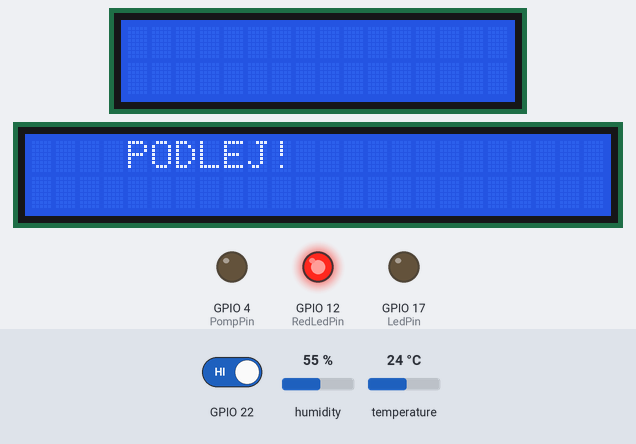
The program below on a simulated Raspberry Pi (BCM pin numbers). Parts: 16×2 character LCD, 24×2 character LCD, output pins drawn as LEDs (lit = HIGH). The inputs (shaded band) are chosen by the test bench; at power-on: GPIO 22 HIGH, humidity 55 %, temperature 24 °C. Pins used as bus, display or sensor lines are not drawn.

Above: at 1.2 s.
1.3 s: GPIO 22 driven LOW
At 7.2 s:
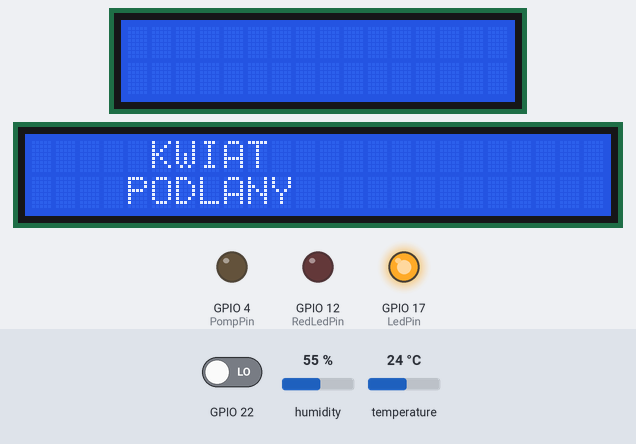
15.1 s: GPIO 22 driven HIGH
At 21.0 s:
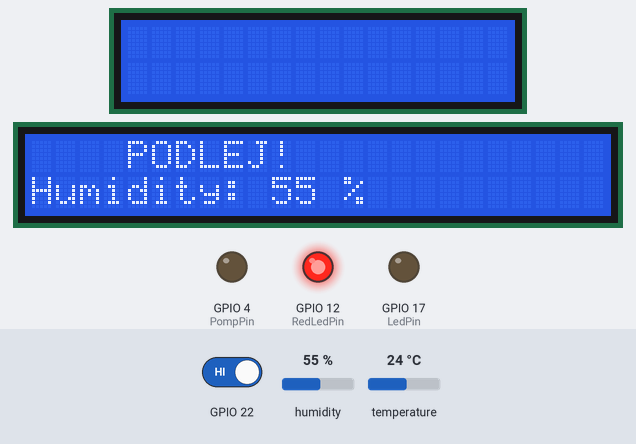
28.8 s: humidity set to 22 %
At 32.2 s:
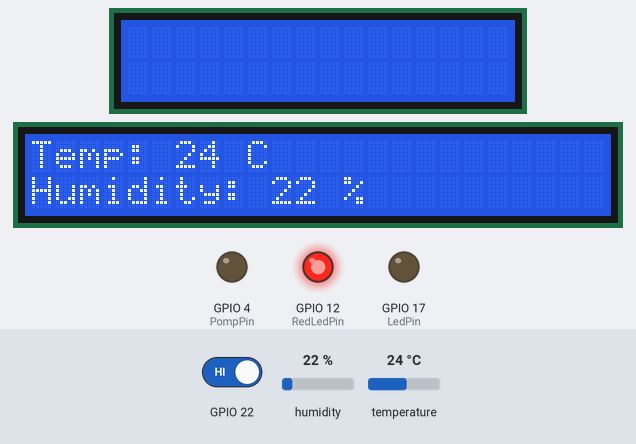
35.6 s: temperature set to 12 °C
At 38.9 s:
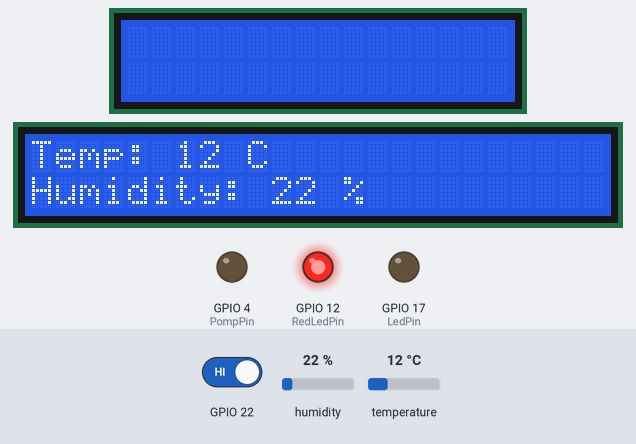
42.4 s: humidity set to 40 %
At 45.7 s:
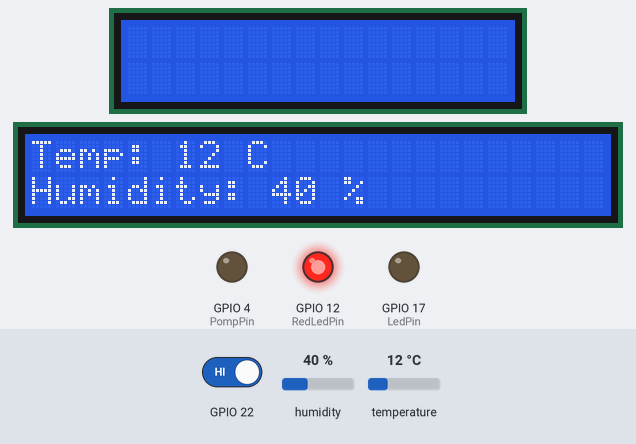
49.2 s: temperature set to 19 °C
At 52.5 s:
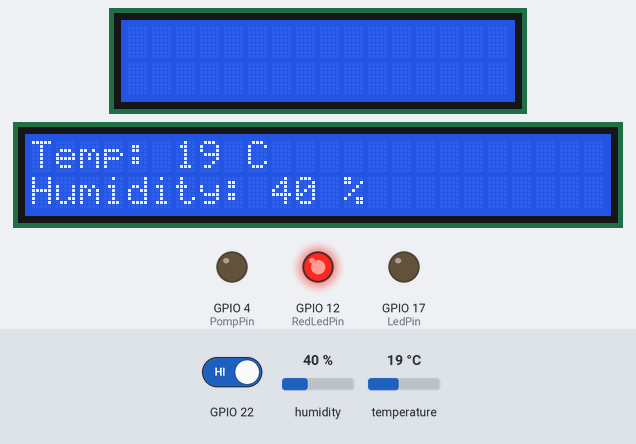
Timing chart, 0 to 54.0 s (numbered marks = the images above; inputs shaded):
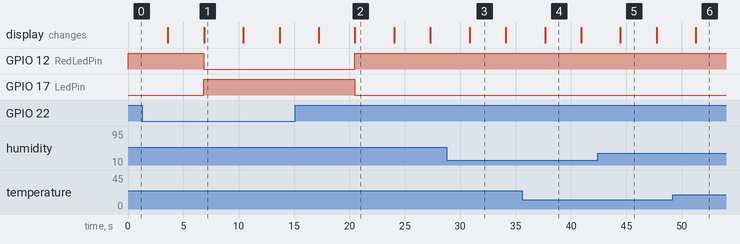

Measured:
- after the input at 1.3 s, GPIO 12 (RedLedPin): HIGH → LOW after 5.5 s; GPIO 17 (LedPin): LOW → HIGH after 5.5 s; the display: first differs from a run without the input after 5.6 s (image 1)
- after the input at 15.1 s, GPIO 12 (RedLedPin): LOW → HIGH after 5.4 s; GPIO 17 (LedPin): HIGH → LOW after 5.4 s; the display: first differs from a run without the input after 5.4 s (image 2)
- after the input at 28.8 s, the display: changes after 2.1 s (image 3)
- after the input at 35.6 s, the display: changes after 2.1 s (image 4)
- after the input at 42.4 s, the display: changes after 2.1 s (image 5)
- after the input at 49.2 s, the display: changes after 2.1 s (image 6)
- what the display in image 1 shows lasts 3.5 s, from 6.9 s to 10.4 s

The program:

system.py
```python
import time
import RPi.GPIO as GPIO
import Adafruit_CharLCD as LCD
import Adafruit_DHT

LedPin = 17
RedLedPin = 12
PompPin = 4

LCD_RS = 7
LCD_E = 8
LCD_D4 = 25
LCD_D5 = 24
LCD_D6 = 23
LCD_D7 = 18

LCD_WIDTH = 24
LCD_CHR = True
LCD_CMD = False

LCD_LINE_1 = 0x80
LCD_LINE_2 = 0xC0

E_PULSE = 0.00005
E_DELAY = 0.00005

lcd_columns = 16
lcd_rows = 2

sensor = Adafruit_DHT.DHT11
sensorPin = 5

lcd = LCD.Adafruit_CharLCD(LCD_RS, LCD_E, LCD_D4, LCD_D5, LCD_D6, LCD_D7, lcd_columns, lcd_rows)


def main():
    GPIO.setmode(GPIO.BCM)
    GPIO.setup(22, GPIO.IN)
    GPIO.setup(LedPin, GPIO.OUT)
    GPIO.setup(RedLedPin, GPIO.OUT)
    GPIO.setup(PompPin, GPIO.OUT)
    GPIO.output(LedPin, GPIO.LOW)
    GPIO.output(RedLedPin, GPIO.LOW)
    GPIO.output(PompPin, GPIO.LOW)
    GPIO.setup(LCD_E, GPIO.OUT)
    GPIO.setup(LCD_RS, GPIO.OUT)
    GPIO.setup(LCD_D4, GPIO.OUT)
    GPIO.setup(LCD_D5, GPIO.OUT)
    GPIO.setup(LCD_D6, GPIO.OUT)
    GPIO.setup(LCD_D7, GPIO.OUT)
    lcd_init()
    try:
        while True:
            if (GPIO.input(22)) == 0:
                GPIO.output(LedPin, GPIO.HIGH)
                GPIO.output(RedLedPin, GPIO.LOW)
                lcd_byte(LCD_LINE_1, LCD_CMD)
                lcd_string("     KWIAT      ")
                lcd_byte(LCD_LINE_2, LCD_CMD)
                lcd_string("    PODLANY     ")
                time.sleep(3.0)
                lcd.clear()
                #GPIO.output(PompPin, GPIO.LOW)
                humidity, temperature = Adafruit_DHT.read_retry(sensor, sensorPin)
                lcd_byte(LCD_LINE_1, LCD_CMD)
                lcd_string("Temp: %d C" % temperature)
                lcd_byte(LCD_LINE_2, LCD_CMD)
                lcd_string("Humidity: %d %%" % humidity)
                time.sleep(3.0)
                lcd.clear()
                time.sleep(0.25)
            elif (GPIO.input(22)) == 1:
                GPIO.output(LedPin, GPIO.LOW)
                GPIO.output(RedLedPin, GPIO.HIGH)
                lcd_byte(LCD_LINE_1, LCD_CMD)
                lcd_string("    PODLEJ!    ")
                time.sleep(3.0)
                lcd.clear()
                #GPIO.output(PompPin, GPIO.HIGH)
                humidity, temperature = Adafruit_DHT.read_retry(sensor, sensorPin)
                lcd_byte(LCD_LINE_1, LCD_CMD)
                lcd_string("Temp: %d C" % temperature)
                lcd_byte(LCD_LINE_2, LCD_CMD)
                lcd_string("Humidity: %d %%" % humidity)
                time.sleep(3.0)
                lcd.clear()
                time.sleep(0.25)

        # time.sleep(0.25)
    finally:
        GPIO.cleanup()

def lcd_init():
        lcd_byte(0x33, LCD_CMD)
        lcd_byte(0x32, LCD_CMD)
        lcd_byte(0x28, LCD_CMD)
        lcd_byte(0x0C, LCD_CMD)
        lcd_byte(0x06, LCD_CMD)
        lcd_byte(0x01, LCD_CMD)

def lcd_string(message):
    message = message.ljust(LCD_WIDTH, " ")

    for i in range(LCD_WIDTH):
        lcd_byte(ord(message[i]), LCD_CHR)

def lcd_byte(bits, mode):
        GPIO.output(LCD_RS, mode)

        # High bits
        GPIO.output(LCD_D4, False)
        GPIO.output(LCD_D5, False)
        GPIO.output(LCD_D6, False)
        GPIO.output(LCD_D7, False)
        if bits & 0x10 == 0x10:
            GPIO.output(LCD_D4, True)
        if bits & 0x20 == 0x20:
            GPIO.output(LCD_D5, True)
        if bits & 0x40 == 0x40:
            GPIO.output(LCD_D6, True)
        if bits & 0x80 == 0x80:
            GPIO.output(LCD_D7, True)

        time.sleep(E_DELAY)
        GPIO.output(LCD_E, True)
        time.sleep(E_PULSE)
        GPIO.output(LCD_E, False)
        time.sleep(E_DELAY)

        GPIO.output(LCD_D4, False)
        GPIO.output(LCD_D5, False)
        GPIO.output(LCD_D6, False)
        GPIO.output(LCD_D7, False)
        if bits&0x01==0x01:
                GPIO.output(LCD_D4, True)
        if bits&0x02==0x02:
                GPIO.output(LCD_D5, True)
        if bits&0x04==0x04:
                GPIO.output(LCD_D6, True)
        if bits&0x08==0x08:
                GPIO.output(LCD_D7, True)

        time.sleep(E_DELAY)
        GPIO.output(LCD_E, True)
        time.sleep(E_PULSE)
        GPIO.output(LCD_E, False)
        time.sleep(E_DELAY)

if __name__ == '__main__':
        main()
```
